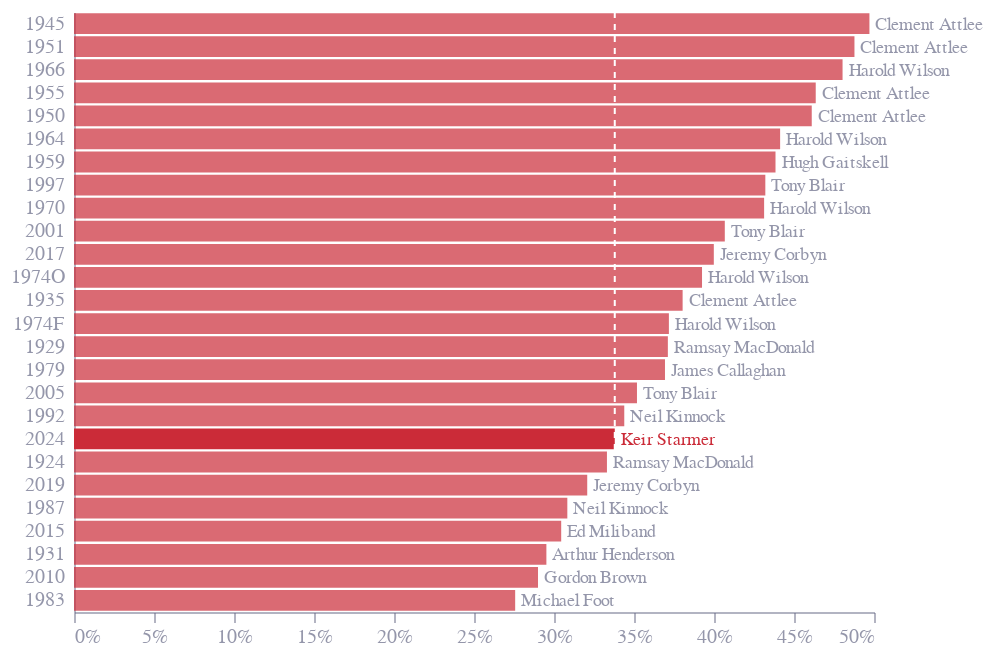

The cell this chart's notebook holds for it:
### Markdown cell above
# Fig2

### Code cell
df = pd.read_csv("intermediate/ge_1924_2024_agg.csv")
#df['year'] = pd.to_numeric(df['year']).astype(str)

df = df[['year', 'Labour_Leader', 'Labour_Votes', 'Total_Votes']]
df['Labour_share'] = df['Labour_Votes'] / df['Total_Votes']

df.iloc[12, 0] = '1974F'
df.iloc[13, 0] = '1974O'

df = df.sort_values('Labour_share', ascending=False)
df['rank'] = np.arange(1, len(df)+1)


base = alt.Chart(df).encode(
 y=alt.Y('year:N', title='', sort=alt.EncodingSortField(field='rank', order='ascending')),
 x=alt.X('Labour_share', title='', axis=alt.Axis(format='%')),
 opacity=alt.condition(alt.datum.year == 2024, alt.value(1), alt.value(0.7))
)

bars = base.mark_bar(color="rgb(203, 43, 56)")

leader_labels = base.mark_text(
    align='left',
    baseline='middle',
    color='#676A86',
    font='Circular Std',
    fontSize=9,
    dx=3
).encode(
    text='Labour_Leader',
    color=alt.condition(alt.datum.year == 2024, alt.value('rgb(203, 43, 56)'), alt.value('#676A86'))
)

# add a rule at x=0.337978

rule = alt.Chart(pd.DataFrame({'x': [0.337978]})).mark_rule(color='white', strokeDash=[3,3], opacity=1).encode(x='x')

chart = (bars + rule +leader_labels)

chart.save("fig2.json")
chart.save("fig2.png", scale_factor=2.0)

chart

### Figure 1 — Vega-Lite specification as saved in the notebook (floating-point values rounded to 4 significant figures)
{"config": {"font": "Circular Std", "mark": {"line": {"interpolate": "monotone"}}, "view": {"stroke": "transparent", "width": 400, "height": 300}, "range": {"category": ["#36B7B4", "#E6224B", "#F4C245", "#0063AF", "#00A767", "#179FDB", "#EB5C2E"], "diverging": ["#E6224B", "#E54753", "#C9C9C9", "#179FDB", "#122B39"], "heatmap": ["#C9C9C9", "#179FDB", "#0063AF", "#122B39"], "ordinal": ["#00A767", "#36B7B4", "#179FDB", "#0063AF", "#243B5A"]}, "axisX": {"domainColor": "#676A86", "domainOpacity": 0.5, "grid": false, "labelAngle": 0, "labelColor": "#676A86", "labelOpacity": 0.7, "orient": "bottom", "tickColor": "#676A86", "tickCount": 10, "tickOpacity": 0.5, "title": false, "titleAlign": "center", "titleAnchor": "middle", "titleColor": "#676A86", "titleFontSize": 12, "titleOpacity": 0.8, "titleY": -15}, "axisY": {"domainColor": "#676A86", "domainOpacity": 0.5, "gridColor": "#676A86", "gridDash": [1, 5], "gridOpacity": 0.5, "labelColor": "#676A86", "labelOpacity": 0.7, "labelPadding": 5, "tickColor": "#676A86", "tickCount": 8, "tickOpacity": 0.5, "ticks": false, "titleAlign": "left", "titleAngle": 0, "titleBaseline": "bottom", "titleColor": "#676A86", "titleFontSize": 12, "titleOpacity": 0.8, "titleX": 0, "titleY": -7}}, "layer": [{"data": {"name": "data-8e30b769493045bde5fb9e887c77a811"}, "mark": {"type": "bar", "color": "rgb(203, 43, 56)"}, "encoding": {"opacity": {"condition": {"test": "(datum.year === 2024)", "value": 1}, "value": 0.7}, "x": {"axis": {"format": "%"}, "field": "Labour_share", "title": "", "type": "quantitative"}, "y": {"field": "year", "sort": {"field": "rank", "order": "ascending"}, "title": "", "type": "nominal"}}}, {"data": {"name": "data-a64b3ca13cc9dc63af1d267a05cd4be5"}, "mark": {"type": "rule", "color": "white", "opacity": 1, "strokeDash": [3, 3]}, "encoding": {"x": {"field": "x", "type": "quantitative"}}}, {"data": {"name": "data-8e30b769493045bde5fb9e887c77a811"}, "mark": {"type": "text", "align": "left", "baseline": "middle", "color": "#676A86", "dx": 3, "font": "Circular Std", "fontSize": 9}, "encoding": {"color": {"condition": {"test": "(datum.year === 2024)", "value": "rgb(203, 43, 56)"}, "value": "#676A86"}, "opacity": {"condition": {"test": "(datum.year === 2024)", "value": 1}, "value": 0.7}, "text": {"field": "Labour_Leader", "type": "nominal"}, "x": {"axis": {"format": "%"}, "field": "Labour_share", "title": "", "type": "quantitative"}, "y": {"field": "year", "sort": {"field": "rank", "order": "ascending"}, "title": "", "type": "nominal"}}}], "$schema": "https://vega.github.io/schema/vega-lite/v5.8.0.json", "datasets": {"data-8e30b769493045bde5fb9e887c77a811": [{"year": 1945.0, "Labour_Leader": "Clement Attlee", "Labour_Votes": 11967746, "Total_Votes": 24073025, "Labour_share": 0.4971, "rank": 1}, {"year": 1951.0, "Labour_Leader": "Clement Attlee", "Labour_Votes": 13948883, "Total_Votes": 28596594, "Labour_share": 0.4878, "rank": 2}, {"year": 1966.0, "Labour_Leader": "Harold Wilson", "Labour_Votes": 13096629, "Total_Votes": 27264747, "Labour_share": 0.4804, "rank": 3}, {"year": 1955.0, "Labour_Leader": "Clement Attlee", "Labour_Votes": 12405254, "Total_Votes": 26759729, "Labour_share": 0.4636, "rank": 4}, {"year": 1950.0, "Labour_Leader": "Clement Attlee", "Labour_Votes": 13266176, "Total_Votes": 28771124, "Labour_share": 0.4611, "rank": 5}, {"year": 1964.0, "Labour_Leader": "Harold Wilson", "Labour_Votes": 12205808, "Total_Votes": 27657148, "Labour_share": 0.4413, "rank": 6}, {"year": 1959.0, "Labour_Leader": "Hugh Gaitskell", "Labour_Votes": 12216172, "Total_Votes": 27862652, "Labour_share": 0.4384, "rank": 7}, {"year": 1997.0, "Labour_Leader": "Tony Blair", "Labour_Votes": 13518167, "Total_Votes": 31286284, "Labour_share": 0.4321, "rank": 8}, {"year": 1970.0, "Labour_Leader": "Harold Wilson", "Labour_Votes": 12208758, "Total_Votes": 28305534, "Labour_share": 0.4313, "rank": 9}, {"year": 2001.0, "Labour_Leader": "Tony Blair", "Labour_Votes": 10724953, "Total_Votes": 26367383, "Labour_share": 0.4068, "rank": 10}, {"year": 2017.0, "Labour_Leader": "Jeremy Corbyn", "Labour_Votes": 12877918, "Total_Votes": 32204184, "Labour_share": 0.3999, "rank": 11}, {"year": "1974O", "Labour_Leader": "Harold Wilson", "Labour_Votes": 11457079, "Total_Votes": 29189104, "Labour_share": 0.3925, "rank": 12}, {"year": 1935.0, "Labour_Leader": "Clement Attlee", "Labour_Votes": 7984988, "Total_Votes": 20991488, "Labour_share": 0.3804, "rank": 13}, {"year": "1974F", "Labour_Leader": "Harold Wilson", "Labour_Votes": 11645616, "Total_Votes": 31321982, "Labour_share": 0.3718, "rank": 14}, {"year": 1929.0, "Labour_Leader": "Ramsay MacDonald", "Labour_Votes": 8048968, "Total_Votes": 21685779, "Labour_share": 0.3712, "rank": 15}, {"year": 1979.0, "Labour_Leader": "James Callaghan", "Labour_Votes": 11532218, "Total_Votes": 31221362, "Labour_share": 0.3694, "rank": 16}, {"year": 2005.0, "Labour_Leader": "Tony Blair", "Labour_Votes": 9552436, "Total_Votes": 27148510, "Labour_share": 0.3519, "rank": 17}, {"year": 1992.0, "Labour_Leader": "Neil Kinnock", "Labour_Votes": 11560484, "Total_Votes": 33614074, "Labour_share": 0.3439, "rank": 18}, {"year": 2024.0, "Labour_Leader": "Keir Starmer", "Labour_Votes": 9731363, "Total_Votes": 28792897, "Labour_share": 0.338, "rank": 19}, {"year": 1924.0, "Labour_Leader": "Ramsay MacDonald", "Labour_Votes": 5281626, "Total_Votes": 15856215, "Labour_share": 0.3331, "rank": 20}, {"year": 2019.0, "Labour_Leader": "Jeremy Corbyn", "Labour_Votes": 10269051, "Total_Votes": 32014110, "Labour_share": 0.3208, "rank": 21}, {"year": 1987.0, "Labour_Leader": "Neil Kinnock", "Labour_Votes": 10029807, "Total_Votes": 32529578, "Labour_share": 0.3083, "rank": 22}, {"year": 2015.0, "Labour_Leader": "Ed Miliband", "Labour_Votes": 9347273, "Total_Votes": 30697525, "Labour_share": 0.3045, "rank": 23}, {"year": 1931.0, "Labour_Leader": "Arthur Henderson", "Labour_Votes": 6081826, "Total_Votes": 20599357, "Labour_share": 0.2952, "rank": 24}, {"year": 2010.0, "Labour_Leader": "Gordon Brown", "Labour_Votes": 8609527, "Total_Votes": 29687604, "Labour_share": 0.29, "rank": 25}, {"year": 1983.0, "Labour_Leader": "Michael Foot", "Labour_Votes": 8456934, "Total_Votes": 30671137, "Labour_share": 0.2757, "rank": 26}], "data-a64b3ca13cc9dc63af1d267a05cd4be5": [{"x": 0.338}]}}
